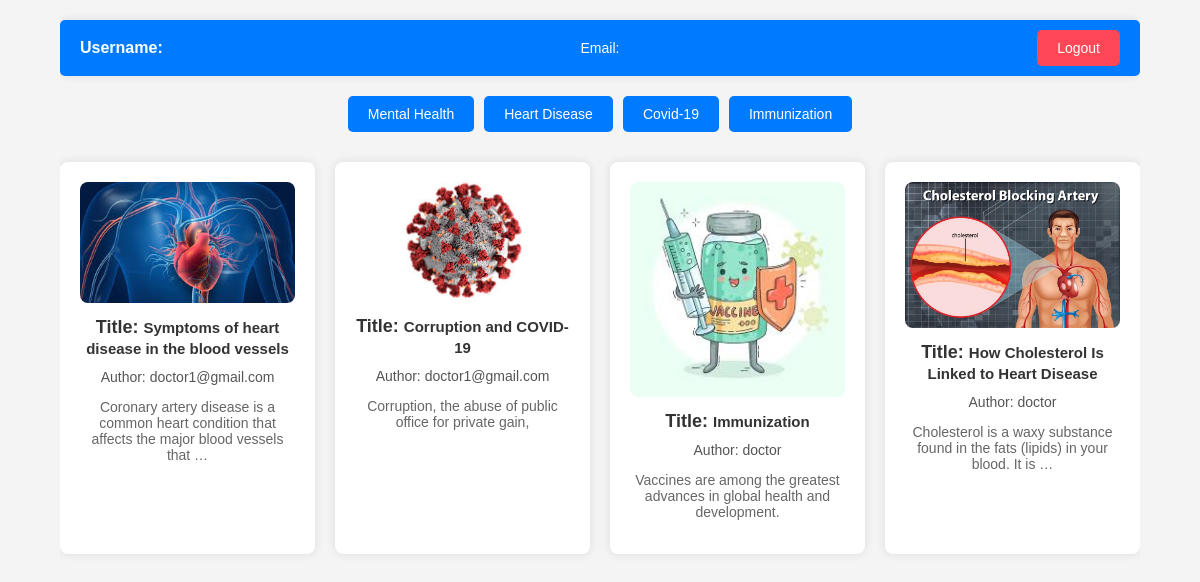
The app's page /PatientDashboard/ with its own data.
### BlogPost/models.py (models this page shows, shortened)
class BlogPost(models.Model):
    CATEGORY_CHOICES = (
        ('Mental Health', 'Mental Health'),
        ('Heart Disease', 'Heart Disease'),
        ('COVID-19', 'COVID-19'),
        ('Immunization', 'Immunization'),
    )
    title = models.CharField(max_length=255)
    image = models.ImageField()
    image = models.ImageField(upload_to='blog_images/')
    category = models.CharField(max_length=50, choices=CATEGORY_CHOICES)
    summary = models.TextField()
    content = models.TextField()
    author = models.ForeignKey(User, on_delete=models.CASCADE)
    is_draft = models.BooleanField(default=False)
    created_at = models.DateTimeField(auto_now_add=True)

### accounts/models.py (models this page shows, shortened)
class User(AbstractBaseUser):
    DOCTOR = 1
    PATIENT = 2
    ROLE_CHOICE = (
        (DOCTOR,'Doctor'),
        (PATIENT,'Patient'),
    )
    first_name = models.CharField(max_length=50)
    last_name = models.CharField(max_length=50)
    username = models.CharField(max_length=50,unique=True)
    email = models.EmailField(max_length=100,unique=True)
    phone_number = models.CharField(max_length=12,blank=True)
    role = models.PositiveSmallIntegerField(choices=ROLE_CHOICE,blank=True,null=True)
    address = models.CharField(max_length=250,blank=True,null=True)
    country = models.CharField(max_length=15,blank=True,null=True)
    state = models.CharField(max_length=15,blank=True,null=True)
    city = models.CharField(max_length=15,blank=True,null=True)
    pin_code = models.CharField(max_length=6,blank=True,null=True)
    date_joined = models.DateTimeField(auto_now_add=True)
    last_login = models.DateTimeField(auto_now_add=True)
    create_date = models.DateTimeField(auto_now_add=True)
    modified_date = models.DateTimeField(auto_now_add=True)
    is_admin = models.BooleanField(default=False)
    is_staff = models.BooleanField(default=False)
    is_active = models.BooleanField(default=False)
    is_superadmin = models.BooleanField(default=False)
    USERNAME_FIELD = 'email'
    REQUIRED_FIELDS = ['username','first_name','last_name']
    objects = UserManager()

### accounts/views.py (the view)
# urls.py: path('PatientDashboard/',views.PatientDashboard,name="PatientDashboard"),
def PatientDashboard(request):
    all_post = BlogPost.objects.all()
    context = {
        'all_post':all_post,
    }
    return render(request,'PatientDashboard.html',context)

### templates/PatientDashboard.html (shortened to what this page needs)
<!DOCTYPE html>
<html lang="en">
<head>
</head>
<body>
    <div class="container">
        <div class="user-info">
            <div class="username">Username: {{ user.username }}</div>
            <div class="user-email">Email: {{ user.email }}</div>
            <a href="{% url 'logout' %}" class="logout-button">Logout</a>
        </div>
        <div class="filter-bar">
            <button class="filter-button" onclick="filterPosts('Mental Health')">Mental Health</button>
            <button class="filter-button" onclick="filterPosts('Heart Disease')">Heart Disease</button>
            <button class="filter-button" onclick="filterPosts('Covid-19')">Covid-19</button>
            <button class="filter-button" onclick="filterPosts('Immunization')">Immunization</button>
        </div>
        <div class="row" id="postContainer">
            {% for post in all_post %}
            <a href="{% url 'blog_post_detail' post.id %}" class="blog-post" data-category="{{ post.category }}">
                <img src="{{ post.image.url }}" alt="Blog Image">
                <h2><b>Title:</b> <small>{{ post.title }}</small></h2>
                <div class="author">Author: {{ post.author.username }}</div>
                <p>{{ post.summary|truncatewords:15 }}</p>
            </a>
            {% endfor %}
        </div>
    </div>
</body>
</html>

### templates/PatientDashboard.html (style rules this page uses)
body { font-family: Arial, sans-serif; background-color: #f4f4f4; margin: 0; padding: 0; }
.container { width: 90%; margin: auto; overflow: hidden; position: relative; }
.user-info { display: flex; justify-content: space-between; align-items: center; background-color: #007BFF; padding: 10px 20px; border-radius: 5px; color: #fff; margin-top: 20px; box-shadow: 0 0 10px rgba(0, 0, 0, 0.1); }
.user-info .username { font-size: 16px; font-weight: bold; }
.user-info .user-email { font-size: 14px; }
.filter-bar { display: flex; justify-content: center; gap: 10px; margin: 20px 0; }
.filter-button { padding: 10px 20px; background-color: #007BFF; color: #fff; border: none; border-radius: 5px; cursor: pointer; font-size: 14px; transition: background-color 0.3s, box-shadow 0.3s; }
.row { display: flex; flex-wrap: wrap; gap: 20px; margin-bottom: 20px; }
.blog-post { background: #fff; padding: 20px; border-radius: 8px; box-shadow: 0 0 10px rgba(0, 0, 0, 0.1); text-align: center; flex: 1 1 calc(25% - 20px); box-sizing: border-box; margin: 10px 0; text-decoration: none; color: inherit; transition: transform 0.3s, box-shadow 0.3s, background-color 0.3s; }
.blog-post img { max-width: 100%; height: auto; border-radius: 8px; }
.blog-post h2 { font-size: 18px; margin: 10px 0; color: #333; }
.blog-post .author { font-size: 14px; color: #555; margin: 5px 0; }
.blog-post p { font-size: 14px; color: #666; }
.logout-button { padding: 10px 20px; background-color: #ff4757; color: #fff; border: none; border-radius: 5px; cursor: pointer; font-size: 14px; text-decoration: none; transition: background-color 0.3s, box-shadow 0.3s; }

### records on screen
BlogPost: image (picture), title "Symptoms of heart disease in the blood vessels", author.username "doctor1@gmail.com", summary "Coronary artery disease is a common heart condition that affects the major blood vessels that …"
BlogPost: image (picture), title "Corruption and COVID-19", author.username "doctor1@gmail.com", summary "Corruption, the abuse of public office for private gain,"
BlogPost: image (picture), title "Immunization", author.username "doctor", summary "Vaccines are among the greatest advances in global health and development."
BlogPost: image (picture), title "How Cholesterol Is Linked to Heart Disease", author.username "doctor", summary "Cholesterol is a waxy substance found in the fats (lipids) in your blood. It is …"
